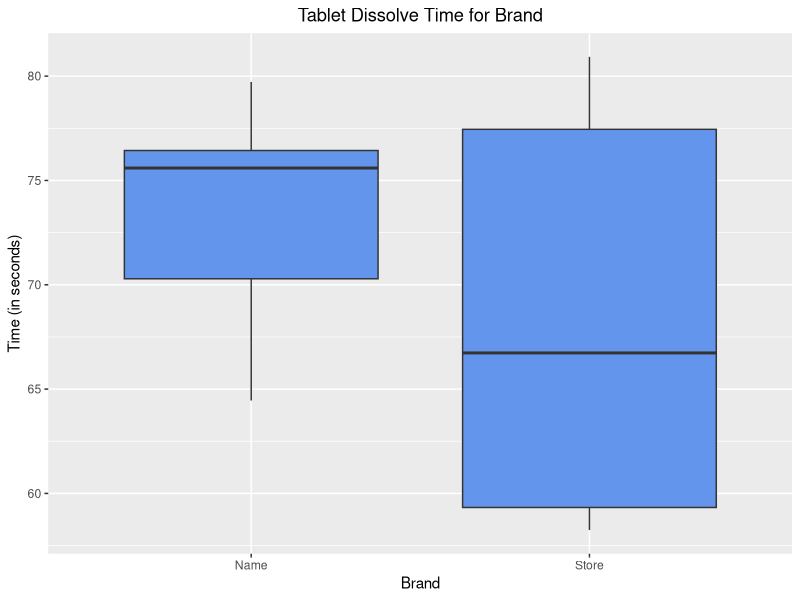
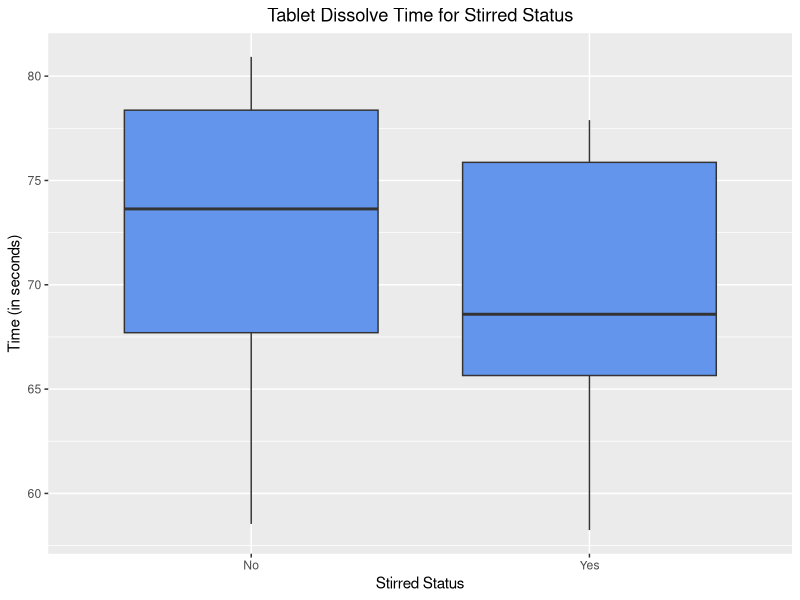
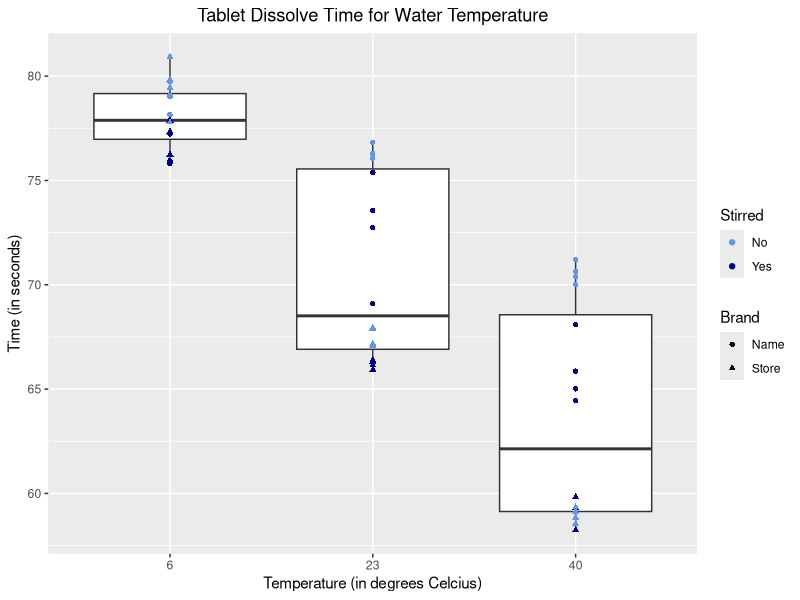
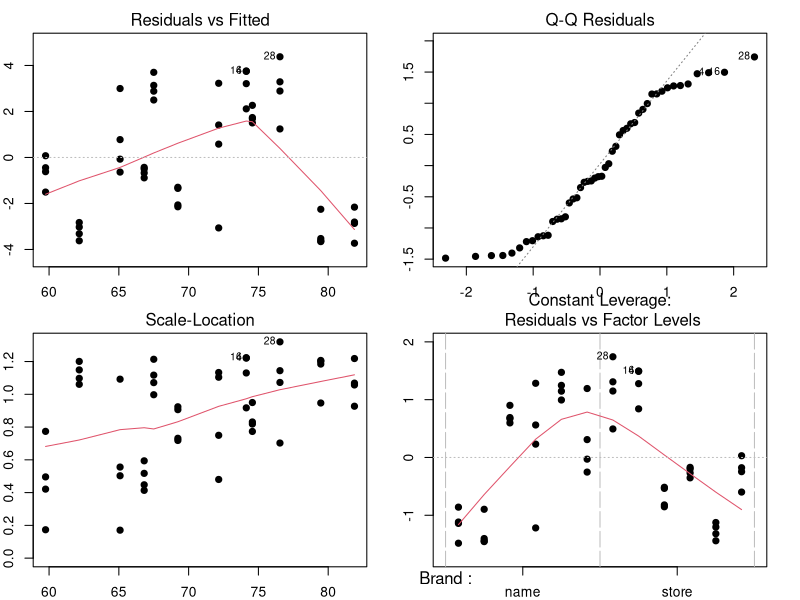
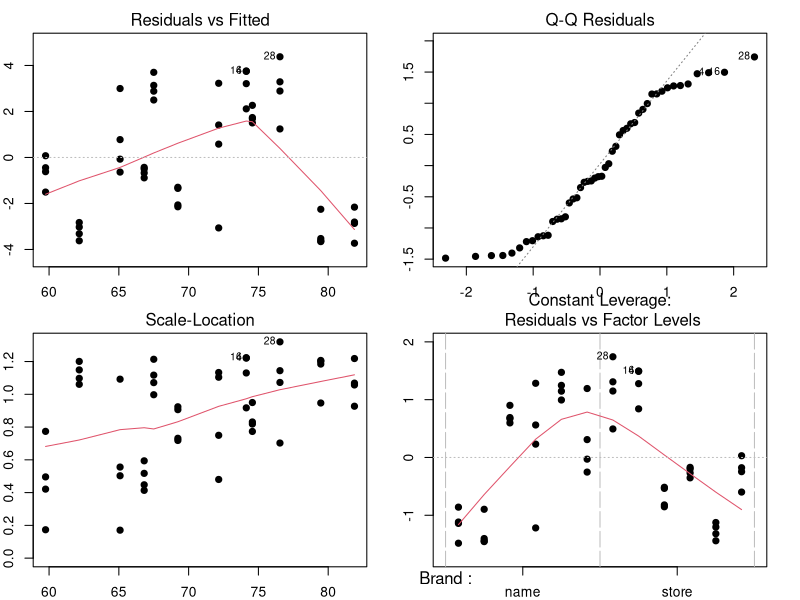
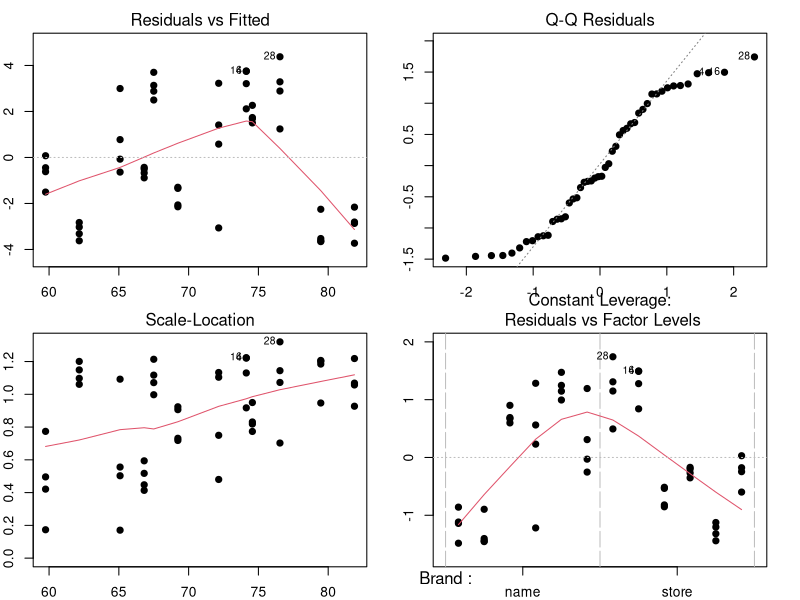

These figures' R source, in order:
## ---- chunk 1
library(readr)
library(knitr)
library(dplyr)
library(GGally)
library(ggplot2)
knitr::opts_chunk$set(echo = FALSE, message = FALSE)
## ---- chunk 2
data <- read_csv("effervescence.csv")
data$Brand <- as.factor(data$Brand)
data$Stirred <- as.factor(data$Stirred)
data$Temp <- as.factor(data$Temp)
kable(head(data, n = 10), caption = "First 10 Rows of Effervescence Data")
## ---- chunk 3
kable(summary(data), caption = "Summary Stats for Variables", digits = 2)
## ---- chunk 4
ggplot(data, aes(x = Brand, y = Time)) + 
  geom_boxplot(fill = "cornflowerblue") + 
  labs(title = "Tablet Dissolve Time for Brand", x = "Brand", y = "Time (in seconds)") +        scale_x_discrete(labels = c("Name", "Store")) +
  theme(plot.title = element_text(hjust=0.5))
## ---- chunk 5
ggplot(data, aes(x = Stirred, y = Time)) + 
  geom_boxplot(fill = "cornflowerblue") + 
  labs(title = "Tablet Dissolve Time for Stirred Status", x = "Stirred Status", y = "Time (in seconds)") + scale_x_discrete(labels = c("No", "Yes")) +
  theme(plot.title = element_text(hjust=0.5))
## ---- chunk 6
ggplot(data, aes(x = Temp, y = Time)) + 
  geom_boxplot() + 
  geom_point(aes(color = Stirred, shape = Brand)) + 
  labs(title = "Tablet Dissolve Time for Water Temperature", 
       x = "Temperature (in degrees Celcius)", 
       y = "Time (in seconds)") + 
  scale_shape_discrete(labels = c("Name", "Store")) + 
  scale_color_manual(values = c("cornflowerblue", "blue4"), labels = c("No", "Yes")) +
  theme(plot.title = element_text(hjust=0.5))
## ---- chunk 7
amod <- aov(Time ~ Brand + Temp + Stirred, data = data)
par(mfrow = c(2,2), mar = c(2, 2, 2, 2))
plot(amod, pch = 19)
par(mfrow = c(1,1), mar = c(5.1, 4.1, 4.1, 2.1))
summary(amod)
## ---- chunk 8
amodint <- aov(Time ~ Brand*Temp*Stirred, data = data)
par(mfrow = c(2,2), mar = c(2, 2, 2, 2))
plot(amod, pch = 19)
par(mfrow = c(1,1), mar = c(5.1, 4.1, 4.1, 2.1))
summary(amodint)
## ---- chunk 9
amodint <- aov(Time ~ Brand + Temp + Stirred + Brand:Temp + Brand:Stirred,data = data)
par(mfrow = c(2,2), mar = c(2, 2, 2, 2))
plot(amod, pch = 19)
par(mfrow = c(1,1), mar = c(5.1, 4.1, 4.1, 2.1))
summary(amodint)
